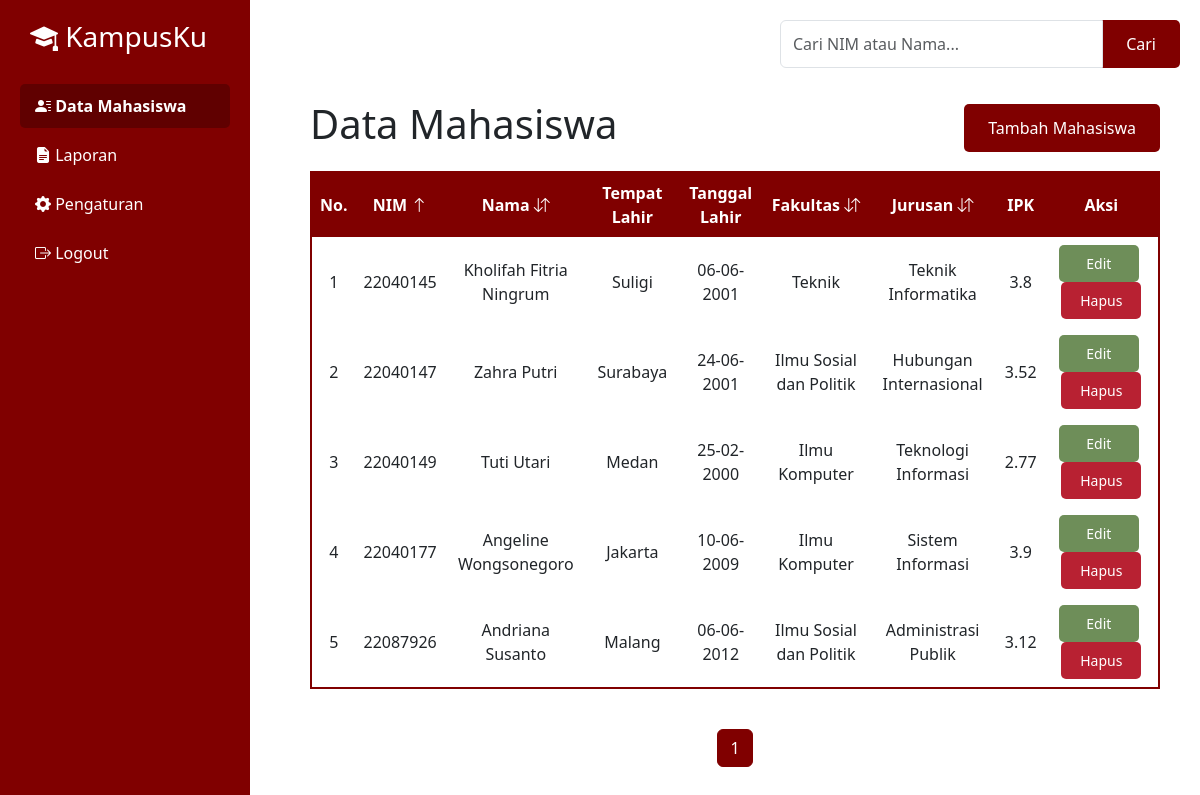
/mahasiswa.php?sort=nim&order=asc, run on the app's committed database.
### tables this page shows
CREATE TABLE `mahasiswa` (
  `id_mahasiswa` int(100) NOT NULL,
  `nim` int(100) NOT NULL,
  `nama_mahasiswa` varchar(255) NOT NULL,
  `tempat_lahir` varchar(255) NOT NULL,
  `tanggal_lahir` date NOT NULL,
  `fakultas` varchar(255) NOT NULL,
  `jurusan` varchar(255) NOT NULL,
  `ipk` float NOT NULL
);

CREATE TABLE `fakultas` (
  `id_fakultas` int(10) NOT NULL,
  `nama_fakultas` varchar(100) NOT NULL
);

CREATE TABLE `jurusan` (
  `id_jurusan` int(10) NOT NULL,
  `nama_jurusan` varchar(50) NOT NULL,
  `id_fakultas` int(10) NOT NULL
);

### mahasiswa.php (the view, shortened to what this page needs)
<?php
include("config.php");
?>
<?php
$search = "";
$whereClause = "";
$allowedSort = array(
    'nim'      => 'm.nim',
    'nama'     => 'm.nama_mahasiswa',
    'fakultas' => 'f.nama_fakultas',
    'jurusan'  => 'j.nama_jurusan'
);
$sort  = isset($_GET['sort']) && isset($allowedSort[$_GET['sort']]) ? $_GET['sort'] : "";
$order = (isset($_GET['order']) && strtolower($_GET['order']) == 'asc') ? 'ASC' : 'DESC';
$sortColumn = $sort !== "" ? $allowedSort[$sort] : 'm.id_mahasiswa';
$searchParam = $search !== "" ? "&q=" . urlencode($search) : "";
$limit = 10;
$page  = isset($_GET['page']) ? (int)$_GET['page'] : 1;
$offset = ($page - 1) * $limit;
$countQuery = "SELECT COUNT(*) as total
               FROM mahasiswa m
               JOIN fakultas f ON m.fakultas = f.id_fakultas
               JOIN jurusan j ON m.jurusan = j.id_jurusan
               $whereClause";
$countResult = mysqli_query($conn, $countQuery);
$countData   = mysqli_fetch_assoc($countResult);
$totalRecords = $countData['total'];
$totalPages   = ceil($totalRecords / $limit);
$query = "SELECT m.*, f.nama_fakultas, j.nama_jurusan
          FROM mahasiswa m
          JOIN fakultas f ON m.fakultas = f.id_fakultas
          JOIN jurusan j ON m.jurusan = j.id_jurusan
          $whereClause
          ORDER BY $sortColumn $order
          LIMIT $limit OFFSET $offset";
$result = mysqli_query($conn, $query);
function getSortIcon($col)
{
    global $sort, $order;
    if ($sort == $col) {
        return (strtolower($order) == 'asc') ? ' <i class="bi bi-arrow-up"></i>' : ' <i class="bi bi-arrow-down"></i>';
    } else {
        return ' <i class="bi bi-arrow-down-up"></i>';
    }
}
?>
<!DOCTYPE html>
<html lang="id">
<head>
    <link href="https://cdn.jsdelivr.net/npm/bootstrap@5.3.0/dist/css/bootstrap.min.css" rel="stylesheet">
    <link rel="stylesheet" href="https://cdn.jsdelivr.net/npm/bootstrap-icons/font/bootstrap-icons.css">
</head>
<body>
    <?php include("sidebar.php"); ?>
    <div class="main-content">
        <div class="search-container">
            <form class="search-form" method="GET" action="mahasiswa.php">
                <div class="input-group">
                    <input type="text" class="form-control" name="q" placeholder="Cari NIM atau Nama..." value="<?php echo htmlspecialchars($search); ?>">
                    <?php if ($search != ""): ?>
                        <button type="button" class="tambah-button" onclick="window.location.href='mahasiswa.php'">Reset</button>
                    <?php else: ?>
                        <button type="submit" class="tambah-button">Cari</button>
                    <?php endif; ?>
                </div>
            </form>
        </div>
        <div class="table-header">
            <h1>Data Mahasiswa</h1>
            <button class="tambah-button" onclick="window.location.href='tambah.php'">Tambah Mahasiswa</button>
        </div>
        <div class="table-container">
            <table>
                <thead>
                    <tr>
                        <th>No.</th>
                        <th>
                            <a class="sort-link" href="?sort=nim&order=<?php echo (isset($_GET['sort']) && $_GET['sort'] == 'nim' && strtolower($_GET['order']) == 'asc') ? 'desc' : 'asc';
                                                                        echo $searchParam; ?>">
                                NIM<?php echo getSortIcon('nim'); ?>
                            </a>
                        </th>
                        <th>
                            <a class="sort-link" href="?sort=nama&order=<?php echo (isset($_GET['sort']) && $_GET['sort'] == 'nama' && strtolower($_GET['order']) == 'asc') ? 'desc' : 'asc';
                                                                        echo $searchParam; ?>">
                                Nama<?php echo getSortIcon('nama'); ?>
                            </a>
                        </th>
                        <th>Tempat Lahir</th>
                        <th>Tanggal Lahir</th>
                        <th>
                            <a class="sort-link" href="?sort=fakultas&order=<?php echo (isset($_GET['sort']) && $_GET['sort'] == 'fakultas' && strtolower($_GET['order']) == 'asc') ? 'desc' : 'asc';
                                                                            echo $searchParam; ?>">
                                Fakultas<?php echo getSortIcon('fakultas'); ?>
                            </a>
                        </th>
                        <th>
                            <a class="sort-link" href="?sort=jurusan&order=<?php echo (isset($_GET['sort']) && $_GET['sort'] == 'jurusan' && strtolower($_GET['order']) == 'asc') ? 'desc' : 'asc';
                                                                            echo $searchParam; ?>">
                                Jurusan<?php echo getSortIcon('jurusan'); ?>
                            </a>
                        </th>
                        <th>IPK</th>
                        <th>Aksi</th>
                    </tr>
                </thead>
                <tbody>
                    <?php
                    if (mysqli_num_rows($result) > 0) {
                        $no = $offset + 1;
                        while ($row = mysqli_fetch_assoc($result)) {
                            echo "<tr onclick=\"window.location.href='detail_mahasiswa.php?id_mahasiswa=" . $row['id_mahasiswa'] . "'\" style='cursor: pointer;'>";
                            echo "<td>" . $no++ . "</td>";
                            echo "<td>" . htmlspecialchars($row['nim']) . "</td>";
                            echo "<td>" . $row['nama_mahasiswa'] . "</td>";
                            echo "<td>" . $row['tempat_lahir'] . "</td>";
                            echo "<td>" . date("d-m-Y", strtotime($row['tanggal_lahir'])) . "</td>";
                            echo "<td>" . $row['nama_fakultas'] . "</td>";
                            echo "<td>" . $row['nama_jurusan'] . "</td>";
                            echo "<td>" . $row['ipk'] . "</td>";
                            echo "<td>
                <button class='edit-button' onclick=\"event.stopPropagation(); window.location.href='edit.php?id_mahasiswa=" . $row['id_mahasiswa'] . "'\">Edit</button>
                <button class='hapus-button' onclick=\"event.stopPropagation(); confirmDelete(" . $row['id_mahasiswa'] . ")\">Hapus</button>
            </td>";
                            echo "</tr>";
                        }
                    } else {
                        echo "<tr><td colspan='9'>Tidak ada data</td></tr>";
                    }
                    ?>
                </tbody>
            </table>
        </div>
        <nav aria-label="Page navigation" class="d-flex justify-content-end">
            <ul class="pagination">
                <?php for ($i = 1; $i <= $totalPages; $i++): ?>
                    <li class="page-item <?php if ($i == $page) echo 'active'; ?>">
                        <a class="page-link" href="?page=<?php echo $i . $searchParam; ?>"><?php echo $i; ?></a>
                    </li>
                <?php endfor; ?>
            </ul>
        </nav>
    </div>
</body>
</html>

### mahasiswa.php (style rules this page uses)
body { font-family: Arial, sans-serif; background-color: #f8f8f8; margin: 0; padding: 0; display: flex; height: 100vh; }
.main-content { margin-left: 270px; padding: 40px; width: calc(100% - 270px); display: flex; flex-direction: column; align-items: center; position: relative; }
.search-container { position: absolute; top: 20px; right: 20px; max-width: 400px; width: 100%; }
.table-header { width: 100%; display: flex; justify-content: space-between; align-items: center; margin-bottom: 15px; margin-top: 60px; }
.tambah-button { padding: 12px 24px; background-color: maroon; color: white; border: none; cursor: pointer; border-radius: 5px; font-size: 16px; }
.table-container { width: 100%; display: flex; flex-direction: column; align-items: center; margin-bottom: 20px; }
table { width: 100%; border-collapse: collapse; background-color: #fff; border: 2px solid maroon; text-align: center; }
th, td { border: 2px solid maroon; padding: 8px; text-align: center; }
th { background-color: maroon; color: white; }
a.sort-link { color: white; text-decoration: none; }
.edit-button, .hapus-button { padding: 8px 15px; font-size: 14px; border: none; cursor: pointer; border-radius: 5px; width: 80px; }
.edit-button { background-color: #6E8E59; color: white; margin-right: 5px; }
.hapus-button { background-color: #B82132; color: white; }
.pagination { margin-top: 20px; }
.pagination .page-link { color: maroon; border: 1px solid maroon; }
.pagination .page-item.active .page-link { background-color: maroon; border-color: maroon; color: #fff; }

### data on the page
mahasiswa: nim "22040145", nama_mahasiswa "Kholifah Fitria Ningrum", tempat_lahir "Suligi", tanggal_lahir "06-06-2001", fakultas.nama_fakultas "Teknik", jurusan.nama_jurusan "Teknik Informatika", ipk "3.8"
mahasiswa: nim "22040147", nama_mahasiswa "Zahra Putri", tempat_lahir "Surabaya", tanggal_lahir "24-06-2001", fakultas.nama_fakultas "Ilmu Sosial dan Politik", jurusan.nama_jurusan "Hubungan Internasional", ipk "3.52"
mahasiswa: nim "22040149", nama_mahasiswa "Tuti Utari", tempat_lahir "Medan", tanggal_lahir "25-02-2000", fakultas.nama_fakultas "Ilmu Komputer", jurusan.nama_jurusan "Teknologi Informasi", ipk "2.77"
mahasiswa: nim "22040177", nama_mahasiswa "Angeline Wongsonegoro", tempat_lahir "Jakarta", tanggal_lahir "10-06-2009", fakultas.nama_fakultas "Ilmu Komputer", jurusan.nama_jurusan "Sistem Informasi", ipk "3.9"
mahasiswa: nim "22087926", nama_mahasiswa "Andriana Susanto", tempat_lahir "Malang", tanggal_lahir "06-06-2012", fakultas.nama_fakultas "Ilmu Sosial dan Politik", jurusan.nama_jurusan "Administrasi Publik", ipk "3.12"
